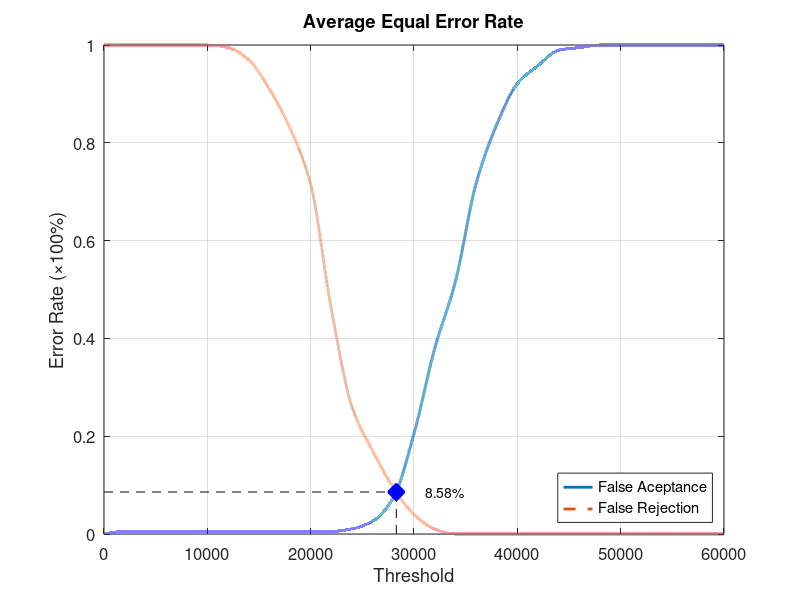
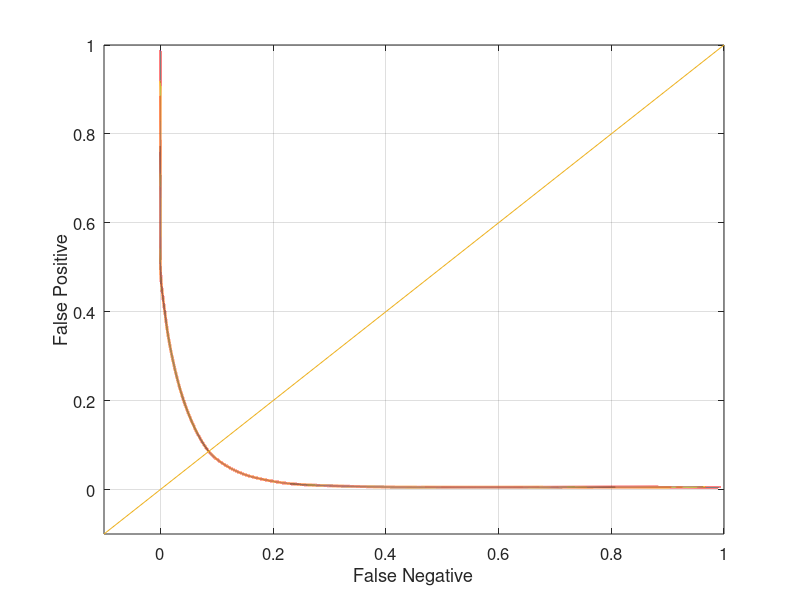

Reproduce these figures in MATLAB, in order.
function yEER = Database3_1
close all;
clear;
clc;
x = 0:2000:60000;
xq = 0:0.5:60000;

y0 = [0 0.00526316 0.00526316 0.00526316 0.00526316 0.00526316 0.00526316 0.00526316 0.00526316 0.00526316 0.00526316 0.00526316 0.0105263 0.0263158 0.0736842 0.205263 0.378947 0.515789 0.715789 0.836842 0.921053 0.957895 0.989474 0.994737 1 1 1 1 1 1 1];
yy0 = interp1(x, y0, xq, 'pchip');
y1 = [1 1 1 1 1 1 0.995 0.97 0.91 0.83 0.715 0.46 0.26 0.17 0.095 0.04 0.01 0 0 0 0 0 0 0 0 0 0 0 0 0 0];
yy1 = interp1(x, y1, xq, 'pchip');

% Calculating EER: 
y2 = abs(y0 - y1);
find(y2 == min(y2))
yy2 = abs(yy0 - yy1);
xEER = find(yy2 == min(yy2));
xEERIndex = xq(xEER) % X-axis EER
yEER = yy0(xEER) % Y-axis EER

main = figure
plot(xq, yy0,'-','LineWidth', 2);	hold on
plot(xq, yy1,'--','LineWidth', 2);	hold on
plot([xEERIndex xEERIndex], [0 yEER], 'k--');	hold on
plot([0 xEERIndex], [yEER yEER], 'k--');	hold on
plot(xEERIndex, yEER, 'bx', 'LineWidth', 10);	hold on
text(xEERIndex + 10 * xEERIndex / 100, yEER, [num2str(round((10000 * yEER)) / 100) '%'])
legend('False Aceptance', 'False Rejection', 'Location', 'SouthEast')
xlabel('Threshold')
ylabel('Error Rate (\times100%)')
title('Average Equal Error Rate')
set(gca, 'FontSize', 12)
axis([0 60000 0 1])
grid on

print(main, 'Database3_1Main', '-dpng');
FNRxFPR = figure('Color', [1 1 1]);
plot(yy1, yy0, '-', yy1, yy0, 'LineWidth', 2);
hold on
y = -0.1:0.1:1
plot(y, y); 
set(gca, 'FontSize', 12)
xlabel('False Negative')
ylabel('False Positive')
axis([-0.1 1 -0.1 1])
set(gca, 'FontSize', 12)
grid on

print(FNRxFPR, 'Database3_1FNRxFPR','-dpng');
end
